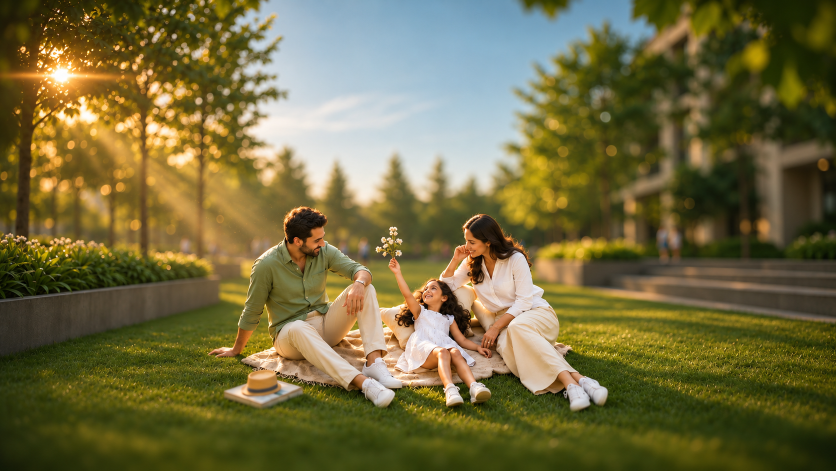
#> input picture assets/source/family-picnic.png, 1672 x 941 px, found by its file name (shown at 1/2 size)
$ python cut-family.py ../assets/source/family-picnic.png ../assets/source/family-picnic.png 1.0 1.0 5   (older library calls are emulated)
#> lines starting #> are read from the running program, lines starting #| are printed output that depends on the picture
# Cuts the family photo for section 3: python3 tools/cut-family.py <folder with people-mask-isnet-general-use.png> . 10 22 730
# (people mask = rembg isnet-general-use on assets/source/family-picnic.png). Writes cut2.png into that folder.
import sys, numpy as np, cv2
from PIL import Image, ImageFilter
S = sys.argv[1]; root = sys.argv[2]
im = np.asarray(Image.open(root+'/assets/source/family-picnic.png').convert('RGB'))
#> im is the input picture: shape (941, 1672, 3); mean R, G, B 114.5, 106.8, 63.6
H, W = im.shape[:2]
#> H = 941; W = 1672
g = cv2.cvtColor(im, cv2.COLOR_RGB2GRAY).astype(np.float32)
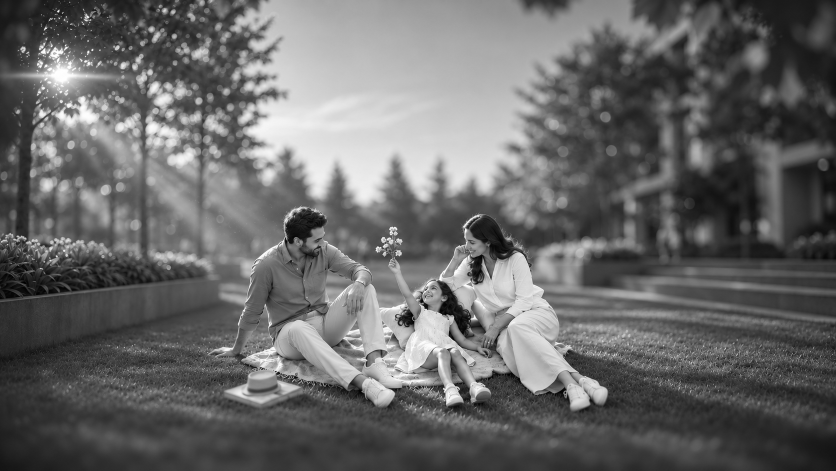
#> g: shape (941, 1672) float32 (shown at 1/2 size); min 0, max 255, mean 104.2
lap = np.abs(cv2.Laplacian(g, cv2.CV_32F, ksize=3))
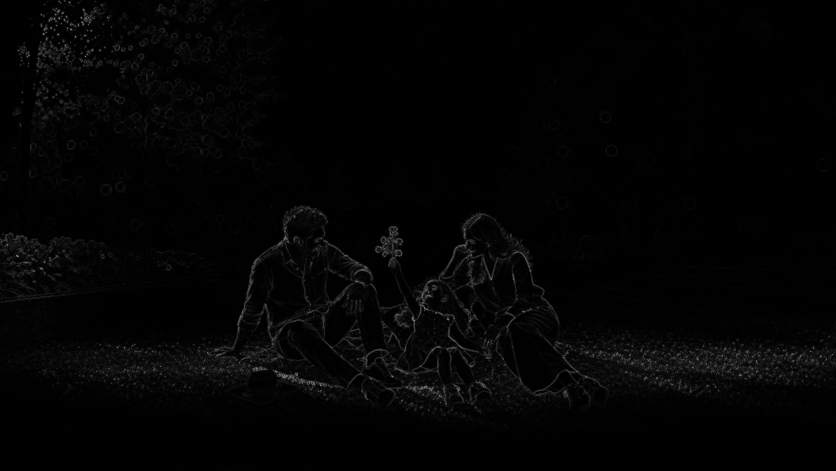
#> lap: shape (941, 1672) float32 (shown at 1/2 size); min 0, max 1152, mean 18.8; drawn with min black and max white
e = cv2.GaussianBlur(lap, (0,0), 3.5)
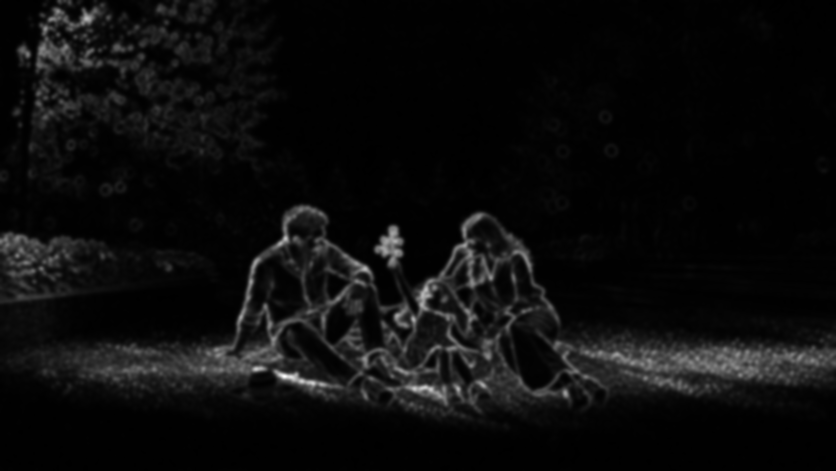
#> e: shape (941, 1672) float32 (shown at 1/2 size); min 2.16, max 329.5, mean 18.8; drawn with min black and max white
# people mask (rembg), firmed + 1px choke as before
#> (the run stopped early here; a loop or call above may not have finished)

$ run again, with assets/source/handover-original.png copied over assets/source/family-picnic.png
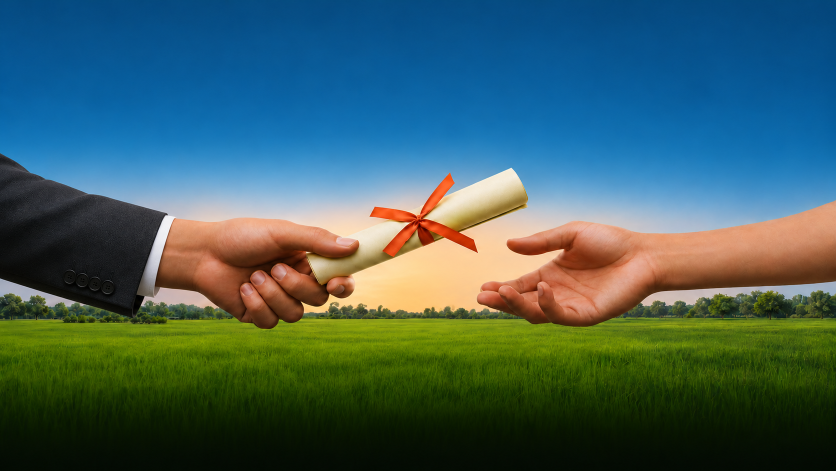
#> input picture assets/source/handover-original.png, 1672 x 941 px, found by its file name (shown at 1/2 size)
#> im is the input picture: shape (941, 1672, 3); mean R, G, B 63.7, 95.7, 95.1
#> `g = cv2.cvtColor(im, cv2.COLOR_RGB2GRAY).astype(np.float32)`:
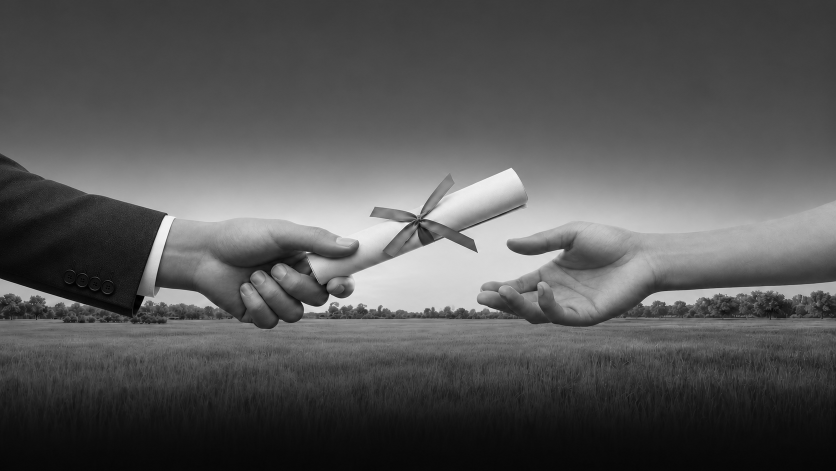
#> g: shape (941, 1672) float32 (shown at 1/2 size); min 0, max 254, mean 86.1
#> `e = cv2.GaussianBlur(lap, (0,0), 3.5)`:
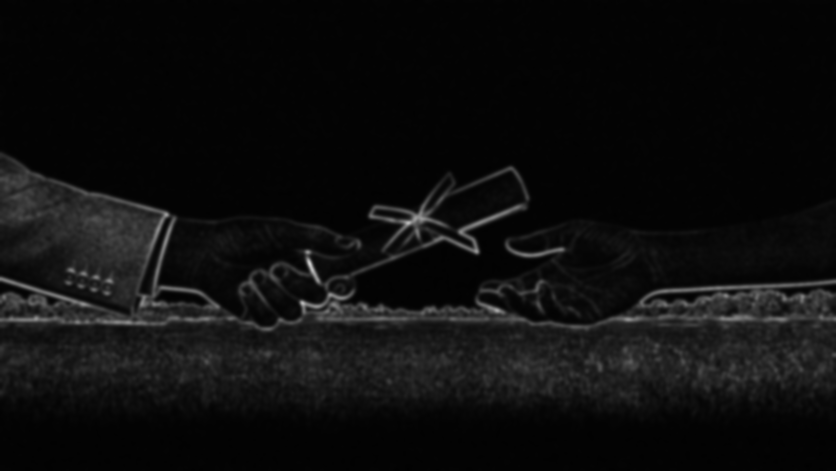
#> e: shape (941, 1672) float32 (shown at 1/2 size); min 1.79, max 206.8, mean 14.4
